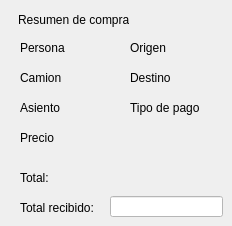
        <widget class="QWidget" name="page_8">
         <widget class="QLabel" name="label_39">
          <property name="geometry">
           <rect>
            <x>20</x>
            <y>40</y>
            <width>49</width>
            <height>16</height>
           </rect>
          </property>
          <property name="text">
           <string>Persona</string>
          </property>
         </widget>
         <widget class="QLabel" name="label_40">
          <property name="geometry">
           <rect>
            <x>20</x>
            <y>70</y>
            <width>49</width>
            <height>16</height>
           </rect>
          </property>
          <property name="text">
           <string>Camion</string>
          </property>
         </widget>
         <widget class="QLabel" name="label_41">
          <property name="geometry">
           <rect>
            <x>20</x>
            <y>100</y>
            <width>49</width>
            <height>16</height>
           </rect>
          </property>
          <property name="text">
           <string>Asiento</string>
          </property>
         </widget>
         <widget class="QLabel" name="label_42">
          <property name="geometry">
           <rect>
            <x>20</x>
            <y>130</y>
            <width>49</width>
            <height>16</height>
           </rect>
          </property>
          <property name="text">
           <string>Precio</string>
          </property>
         </widget>
         <widget class="QLabel" name="label_43">
          <property name="geometry">
           <rect>
            <x>130</x>
            <y>40</y>
            <width>49</width>
            <height>16</height>
           </rect>
          </property>
          <property name="text">
           <string>Origen</string>
          </property>
         </widget>
         <widget class="QLabel" name="label_44">
          <property name="geometry">
           <rect>
            <x>130</x>
            <y>70</y>
            <width>49</width>
            <height>16</height>
           </rect>
          </property>
          <property name="text">
           <string>Destino</string>
          </property>
         </widget>
         <widget class="QLabel" name="label_45">
          <property name="geometry">
           <rect>
            <x>20</x>
            <y>170</y>
            <width>49</width>
            <height>16</height>
           </rect>
          </property>
          <property name="text">
           <string>Total:</string>
          </property>
         </widget>
         <widget class="QLabel" name="label_46">
          <property name="geometry">
           <rect>
            <x>20</x>
            <y>200</y>
            <width>81</width>
            <height>16</height>
           </rect>
          </property>
          <property name="text">
           <string>Total recibido:</string>
          </property>
         </widget>
         <widget class="QLabel" name="label_47">
          <property name="geometry">
           <rect>
            <x>130</x>
            <y>100</y>
            <width>81</width>
            <height>16</height>
           </rect>
          </property>
          <property name="text">
           <string>Tipo de pago</string>
          </property>
         </widget>
         <widget class="QLabel" name="label_48">
          <property name="geometry">
           <rect>
            <x>18</x>
            <y>10</y>
            <width>111</width>
            <height>20</height>
           </rect>
          </property>
          <property name="text">
           <string>Resumen de compra</string>
          </property>
         </widget>
         <widget class="QLineEdit" name="lineEdit">
          <property name="geometry">
           <rect>
            <x>110</x>
            <y>196</y>
            <width>113</width>
            <height>21</height>
           </rect>
          </property>
          <property name="styleSheet">
           <string notr="true">background-color: rgb(255, 255, 255);</string>
          </property>
         </widget>
        </widget>
